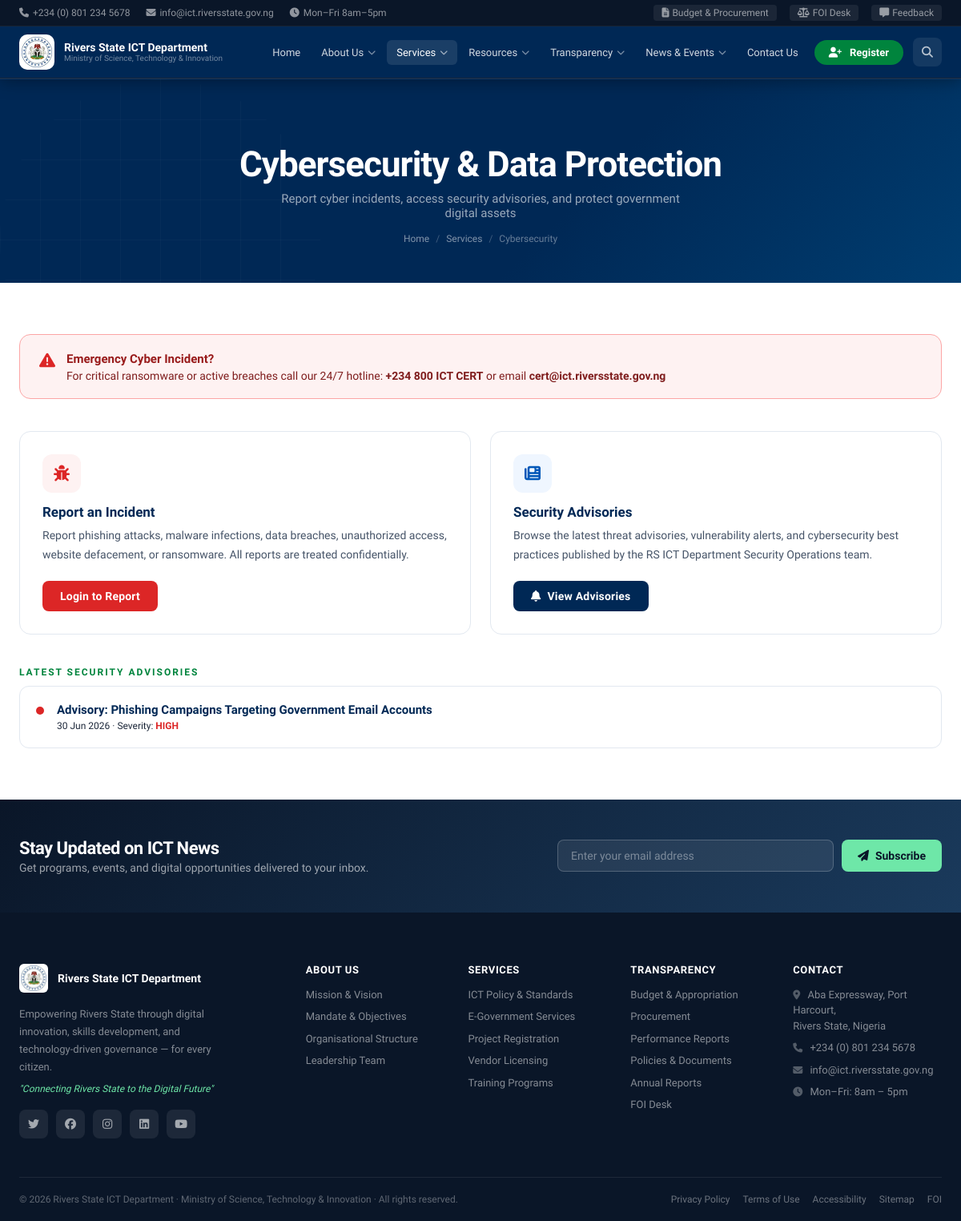
Screenshot of /services/cybersecurity with the database file from the repository.
### app/models/models.py (models this page shows)
class Base(DeclarativeBase):
    pass

class SecurityAdvisory(Base):
    __tablename__ = "security_advisories"
    id = Column(Integer, primary_key=True)
    title = Column(String(300), nullable=False); content = Column(Text, nullable=False)
    severity = Column(Enum(IncidentSeverity), default=IncidentSeverity.medium)
    is_published = Column(Boolean, default=False); published_at = Column(DateTime)
    created_at = Column(DateTime, default=datetime.utcnow); author = Column(String(200))

### app/routers/services_all.py (the view)
@cyber_router.get("", response_class=HTMLResponse)
async def cyber_index(request: Request, db: AsyncSession = Depends(get_db)):
    user = await get_current_user(request, db)
    advisories = (await db.execute(
        select(SecurityAdvisory).where(SecurityAdvisory.is_published == True).order_by(SecurityAdvisory.published_at.desc()).limit(5)
    )).scalars().all()
    return templates.TemplateResponse(request, "services/cybersecurity/index.html", {
        "request": request, "page": "services", "user": user, "advisories": advisories
    })

### app/templates/services/cybersecurity/index.html (shortened to what this page needs)
{% extends "base.html" %}
{% block content %}
<div class="page-header"><div class="ph-inner">
  <h1>Cybersecurity &amp; Data Protection</h1>
  <p>Report cyber incidents, access security advisories, and protect government digital assets</p>
  <div class="breadcrumb"><a href="/">Home</a><span class="sep">/</span><a href="/services">Services</a><span class="sep">/</span><span>Cybersecurity</span></div>
</div></div>
<section class="section"><div class="section-inner">
  <div style="background:#fef2f2;border:1px solid #fca5a5;border-radius:14px;padding:20px 24px;margin-bottom:40px;display:flex;gap:14px;align-items:start">
    <i class="fas fa-exclamation-triangle" style="color:#dc2626;font-size:20px;margin-top:2px;flex-shrink:0"></i>
    <div><strong style="color:#991b1b;font-size:15px">Emergency Cyber Incident?</strong><p style="font-size:14px;color:#7f1d1d;margin:4px 0 0">For critical ransomware or active breaches call our 24/7 hotline: <strong>+234 800 ICT CERT</strong> or email <strong>cert@ict.riversstate.gov.ng</strong></p></div>
  </div>
  <div style="display:grid;grid-template-columns:1fr 1fr;gap:24px;margin-bottom:40px">
    <div style="background:white;border:1px solid var(--gray-200);border-radius:14px;padding:28px">
      <div style="width:48px;height:48px;border-radius:12px;background:#fef2f2;display:flex;align-items:center;justify-content:center;margin-bottom:14px"><i class="fas fa-bug" style="color:#dc2626;font-size:20px"></i></div>
      <h3 style="font-size:17px;font-weight:700;color:var(--navy);margin-bottom:8px">Report an Incident</h3>
      <p style="font-size:14px;color:var(--gray-600);line-height:1.7;margin-bottom:20px">Report phishing attacks, malware infections, data breaches, unauthorized access, website defacement, or ransomware. All reports are treated confidentially.</p>
      {% if user %}<a href="/services/cybersecurity/report" class="btn btn-primary" style="background:#dc2626"><i class="fas fa-shield-alt"></i> Report Incident</a>
      {% else %}<a href="/auth/login?next=/services/cybersecurity/report" class="btn btn-primary" style="background:#dc2626">Login to Report</a>{% endif %}
    </div>
    <div style="background:white;border:1px solid var(--gray-200);border-radius:14px;padding:28px">
      <div style="width:48px;height:48px;border-radius:12px;background:#eff6ff;display:flex;align-items:center;justify-content:center;margin-bottom:14px"><i class="fas fa-newspaper" style="color:var(--blue);font-size:20px"></i></div>
      <h3 style="font-size:17px;font-weight:700;color:var(--navy);margin-bottom:8px">Security Advisories</h3>
      <p style="font-size:14px;color:var(--gray-600);line-height:1.7;margin-bottom:20px">Browse the latest threat advisories, vulnerability alerts, and cybersecurity best practices published by the RS ICT Department Security Operations team.</p>
      <a href="/services/cybersecurity/advisories" class="btn btn-primary"><i class="fas fa-bell"></i> View Advisories</a>
    </div>
  </div>
  {% if advisories %}
  <div class="section-label">Latest Security Advisories</div>
  <div style="display:flex;flex-direction:column;gap:14px">
    {% for a in advisories %}
    {% set sev_color = {"low":"#059669","medium":"#d97706","high":"#dc2626","critical":"#7f1d1d"} %}
    <div style="background:white;border:1px solid var(--gray-200);border-radius:12px;padding:20px;display:flex;gap:16px;align-items:start">
      <div style="width:10px;height:10px;border-radius:50%;background:{{ sev_color.get(a.severity.value,'#6b7280') }};margin-top:5px;flex-shrink:0"></div>
      <div style="flex:1">
        <div style="font-size:15px;font-weight:700;color:var(--navy);margin-bottom:4px">{{ a.title }}</div>
        <div style="font-size:12px;color:var(--gray-500)">{{ a.published_at.strftime("%d %b %Y") if a.published_at else "" }} · Severity: <span style="color:{{ sev_color.get(a.severity.value,'#6b7280') }};font-weight:700;text-transform:uppercase">{{ a.severity.value }}</span></div>
      </div>
    </div>
    {% endfor %}
  </div>
  {% endif %}
</div></section>
{% endblock %}

### app/static/css/main.css (style rules this page uses)
:root { --navy: #002855; --blue: #0057B8; --blue-mid: #1a73e8; --blue-light: #e8f1fb; --blue-xlight: #f0f7ff; --green: #00843D; --green-light: #e6f5ed; --green-mid: #00a84f; --gold: #D4A017; --white: #ffffff; --off-white: #f8fafd; --gray-50: #f9fafb; --gray-100: #f1f5f9; --gray-200: #e2e8f0; --gray-400: #94a3b8; --gray-600: #475569; --gray-800: #1e293b; --font-display: 'Sora', sans-serif; --font-serif: 'Libre Baskerville', serif; --shadow-xs: 0 1px 4px rgba(0,40,88,0.06); --shadow-sm: 0 2px 8px rgba(0,40,88,0.08); --shadow-md: 0 8px 32px rgba(0,40,88,0.12); --shadow-lg: 0 20px 60px rgba(0,40,88,0.18); --shadow-xl: 0 32px 80px rgba(0,40,88,0.22); --radius: 12px; --radius-lg: 20px; --radius-xl: 28px; --transition: all 0.3s cubic-bezier(0.4,0,0.2,1); --transition-fast: all 0.18s ease; }
*, *::before, *::after { box-sizing: border-box; margin: 0; padding: 0; }
html { scroll-behavior: smooth; font-size: 16px; }
body { font-family: var(--font-display); color: var(--gray-800); background: var(--white); overflow-x: hidden; }
.page-header { background: linear-gradient(135deg, var(--navy) 0%, #004080 100%); padding: 140px 24px 64px; color: white; text-align: center; position: relative; overflow: hidden; }
.page-header::before { content: ''; position: absolute; top: -100px; right: -100px; width: 400px; height: 400px; border-radius: 50%; background: radial-gradient(circle, rgba(0,132,61,0.15), transparent 70%); }
.page-header h1 { font-size: clamp(28px, 5vw, 44px); font-weight: 800; letter-spacing: -1px; margin-bottom: 12px; position: relative; }
.page-header p { font-size: 16px; color: rgba(255,255,255,0.72); max-width: 520px; margin: 0 auto 20px; position: relative; }
.breadcrumb { display: flex; align-items: center; gap: 8px; justify-content: center; font-size: 13px; color: rgba(255,255,255,0.45); position: relative; }
.breadcrumb a { color: rgba(255,255,255,0.45); text-decoration: none; }
.breadcrumb .sep { color: rgba(255,255,255,0.25); }
.ph-inner { max-width: 1280px; margin: 0 auto; padding: 0 24px; }
.page-header { margin-top: 99px; }
.section { padding: 80px 24px; }
.section-inner { max-width: 1280px; margin: 0 auto; }
.section-label { font-size: 12px; font-weight: 700; letter-spacing: 2px; text-transform: uppercase; color: var(--green); margin-bottom: 10px; }
.btn { display: inline-flex; align-items: center; gap: 8px; padding: 13px 28px; border-radius: 10px; font-size: 14px; font-weight: 600; font-family: var(--font-display); text-decoration: none; border: none; cursor: pointer; transition: var(--transition); letter-spacing: 0.2px; }
.btn-primary { background: var(--green); color: white; }
.btn { display: inline-flex; align-items: center; gap: 8px; padding: 11px 22px; border-radius: 8px; font-size: 14px; font-weight: 600; text-decoration: none; cursor: pointer; border: none; transition: all .2s; font-family: var(--font-sans); }
.btn-primary { background: var(--navy); color: white; }
.section { padding: 64px 0; }
.section-inner { max-width: 1280px; margin: 0 auto; padding: 0 24px; }

### app/templates/base.html (style rules this page uses)
.page-header { background:linear-gradient(135deg,var(--navy) 0%,#002855 60%,#003d70 100%);padding:80px 0 48px;margin-top:99px;position:relative;overflow:hidden; }
.page-header::before { content:'';position:absolute;inset:0;background-image:linear-gradient(rgba(255,255,255,.025) 1px,transparent 1px),linear-gradient(90deg,rgba(255,255,255,.025) 1px,transparent 1px);background-size:50px 50px; }
.page-header .ph-inner { max-width:1280px;margin:0 auto;padding:0 24px;position:relative;z-index:1; }
.page-header h1 { font-size:clamp(26px,4vw,44px);font-weight:800;color:white;letter-spacing:-1px;margin-bottom:8px; }
.page-header p { font-size:15px;color:rgba(255,255,255,.6);margin-bottom:16px; }
.breadcrumb { display:flex;align-items:center;gap:8px;font-size:12px;color:rgba(255,255,255,.4); }
.breadcrumb a { color:rgba(255,255,255,.5);text-decoration:none; }
.breadcrumb .sep { color:rgba(255,255,255,.25); }

### rows the page displays
SecurityAdvisory: title "Advisory: Phishing Campaigns Targeting Government Email Accounts", published_at "30 Jun 2026", severity.value "HIGH"
